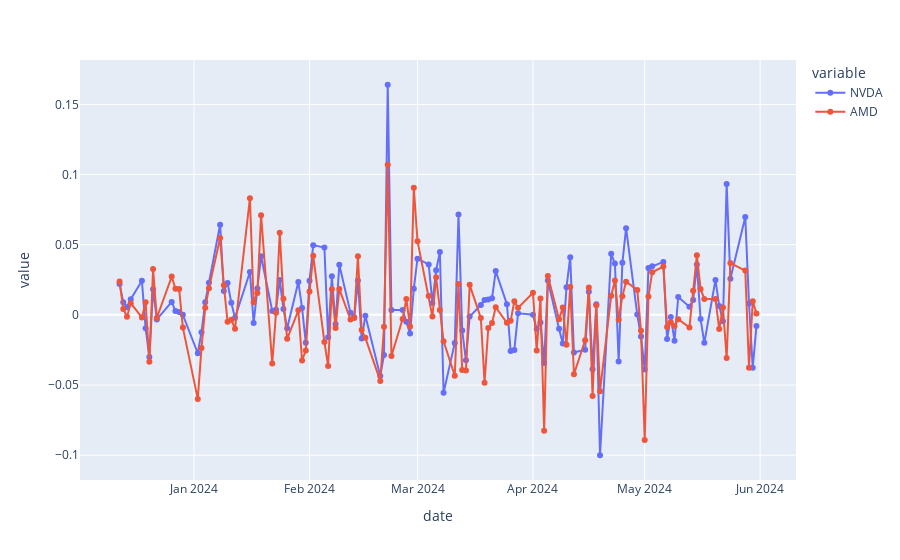

The notebook cell saved with this chart:
### Code cell
#df_test = pd.DataFrame(z_score, columns=["z_score"])

fig = px.scatter(df)

fig.update_traces(mode='markers+lines')

fig.show()
